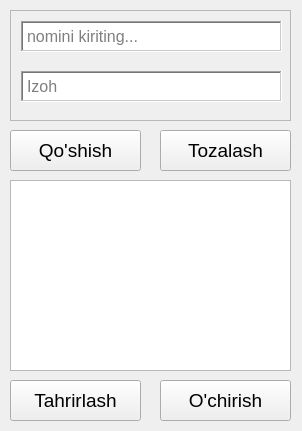
<?xml version="1.0" encoding="UTF-8"?>
<ui version="4.0">
 <class>MainWindow</class>
 <widget class="QMainWindow" name="MainWindow">
  <property name="geometry">
   <rect>
    <x>0</x>
    <y>0</y>
    <width>302</width>
    <height>431</height>
   </rect>
  </property>
  <property name="windowTitle">
   <string>Status</string>
  </property>
  <widget class="QWidget" name="centralwidget">
   <widget class="QPushButton" name="pushButton_4">
    <property name="geometry">
     <rect>
      <x>10</x>
      <y>380</y>
      <width>131</width>
      <height>41</height>
     </rect>
    </property>
    <property name="font">
     <font>
      <pointsize>14</pointsize>
     </font>
    </property>
    <property name="text">
     <string>Tahrirlash</string>
    </property>
    <property name="icon">
     <iconset>
      <normaloff>pencil.png</normaloff>pencil.png</iconset>
    </property>
    <property name="iconSize">
     <size>
      <width>24</width>
      <height>24</height>
     </size>
    </property>
   </widget>
   <widget class="QPushButton" name="pushButton_2">
    <property name="geometry">
     <rect>
      <x>160</x>
      <y>130</y>
      <width>131</width>
      <height>41</height>
     </rect>
    </property>
    <property name="font">
     <font>
      <pointsize>14</pointsize>
     </font>
    </property>
    <property name="text">
     <string>Tozalash</string>
    </property>
    <property name="icon">
     <iconset>
      <normaloff>close-thick.png</normaloff>close-thick.png</iconset>
    </property>
    <property name="iconSize">
     <size>
      <width>24</width>
      <height>24</height>
     </size>
    </property>
   </widget>
   <widget class="QPushButton" name="pushButton">
    <property name="geometry">
     <rect>
      <x>10</x>
      <y>130</y>
      <width>131</width>
      <height>41</height>
     </rect>
    </property>
    <property name="font">
     <font>
      <pointsize>14</pointsize>
     </font>
    </property>
    <property name="text">
     <string>Qo'shish</string>
    </property>
    <property name="icon">
     <iconset>
      <normaloff>plus-circle-outline.png</normaloff>plus-circle-outline.png</iconset>
    </property>
    <property name="iconSize">
     <size>
      <width>24</width>
      <height>24</height>
     </size>
    </property>
   </widget>
   <widget class="QPushButton" name="pushButton_3">
    <property name="geometry">
     <rect>
      <x>160</x>
      <y>380</y>
      <width>131</width>
      <height>41</height>
     </rect>
    </property>
    <property name="font">
     <font>
      <pointsize>14</pointsize>
     </font>
    </property>
    <property name="text">
     <string>O'chirish</string>
    </property>
    <property name="icon">
     <iconset>
      <normaloff>delete.png</normaloff>delete.png</iconset>
    </property>
    <property name="iconSize">
     <size>
      <width>24</width>
      <height>24</height>
     </size>
    </property>
   </widget>
   <widget class="QScrollArea" name="scrollArea">
    <property name="geometry">
     <rect>
      <x>10</x>
      <y>10</y>
      <width>281</width>
      <height>111</height>
     </rect>
    </property>
    <property name="widgetResizable">
     <bool>true</bool>
    </property>
    <widget class="QWidget" name="scrollAreaWidgetContents">
     <property name="geometry">
      <rect>
       <x>0</x>
       <y>0</y>
       <width>279</width>
       <height>109</height>
      </rect>
     </property>
     <widget class="QTextEdit" name="textEdit_4">
      <property name="geometry">
       <rect>
        <x>10</x>
        <y>10</y>
        <width>261</width>
        <height>31</height>
       </rect>
      </property>
      <property name="font">
       <font>
        <pointsize>12</pointsize>
       </font>
      </property>
      <property name="frameShape">
       <enum>QFrame::WinPanel</enum>
      </property>
      <property name="placeholderText">
       <string>nomini kiriting...</string>
      </property>
     </widget>
     <widget class="QTextEdit" name="textEdit_5">
      <property name="geometry">
       <rect>
        <x>10</x>
        <y>60</y>
        <width>261</width>
        <height>31</height>
       </rect>
      </property>
      <property name="font">
       <font>
        <pointsize>12</pointsize>
       </font>
      </property>
      <property name="frameShape">
       <enum>QFrame::WinPanel</enum>
      </property>
      <property name="placeholderText">
       <string>Izoh</string>
      </property>
     </widget>
    </widget>
   </widget>
   <widget class="QTableWidget" name="tableWidget">
    <property name="geometry">
     <rect>
      <x>10</x>
      <y>180</y>
      <width>281</width>
      <height>191</height>
     </rect>
    </property>
   </widget>
  </widget>
 </widget>
 <resources/>
 <connections/>
</ui>
